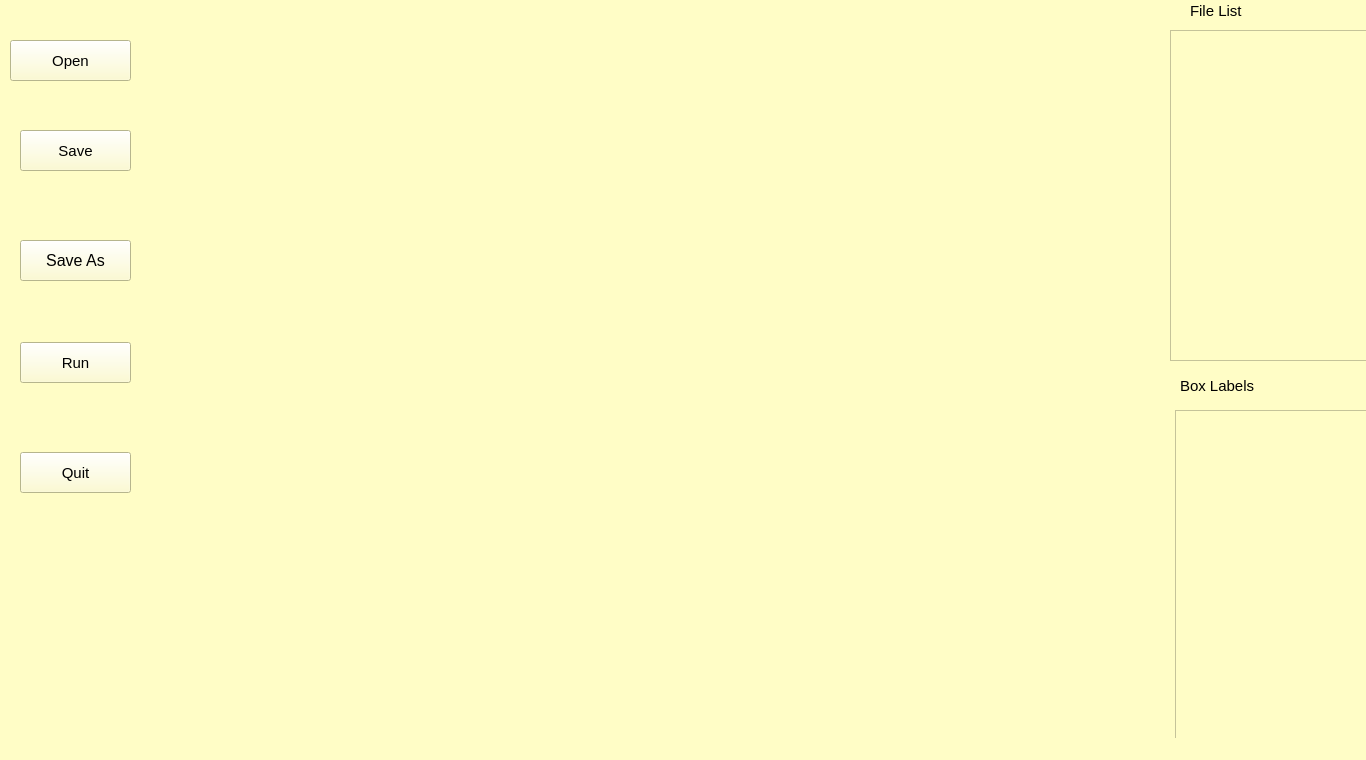
<?xml version="1.0" encoding="UTF-8"?>
<ui version="4.0">
 <class>MainWindow</class>
 <widget class="QMainWindow" name="MainWindow">
  <property name="geometry">
   <rect>
    <x>0</x>
    <y>0</y>
    <width>1366</width>
    <height>760</height>
   </rect>
  </property>
  <property name="windowTitle">
   <string>Scandat Studio</string>
  </property>
  <property name="windowIcon">
   <iconset>
    <normaloff>../../logo.png</normaloff>../../logo.png</iconset>
  </property>
  <property name="autoFillBackground">
   <bool>false</bool>
  </property>
  <property name="styleSheet">
   <string notr="true">background-color: rgb(255, 253, 198);</string>
  </property>
  <widget class="QWidget" name="centralwidget">
   <widget class="QListWidget" name="listWidget">
    <property name="geometry">
     <rect>
      <x>1170</x>
      <y>30</y>
      <width>201</width>
      <height>331</height>
     </rect>
    </property>
   </widget>
   <widget class="QLabel" name="label_list">
    <property name="geometry">
     <rect>
      <x>1190</x>
      <y>0</y>
      <width>101</width>
      <height>21</height>
     </rect>
    </property>
    <property name="font">
     <font>
      <pointsize>11</pointsize>
     </font>
    </property>
    <property name="text">
     <string>File List</string>
    </property>
   </widget>
   <widget class="QListWidget" name="listWidget_2">
    <property name="geometry">
     <rect>
      <x>1175</x>
      <y>410</y>
      <width>201</width>
      <height>341</height>
     </rect>
    </property>
   </widget>
   <widget class="QLabel" name="label">
    <property name="geometry">
     <rect>
      <x>1180</x>
      <y>370</y>
      <width>101</width>
      <height>31</height>
     </rect>
    </property>
    <property name="font">
     <font>
      <pointsize>11</pointsize>
     </font>
    </property>
    <property name="text">
     <string>Box Labels</string>
    </property>
   </widget>
   <widget class="QPushButton" name="pushButton">
    <property name="geometry">
     <rect>
      <x>10</x>
      <y>40</y>
      <width>121</width>
      <height>41</height>
     </rect>
    </property>
    <property name="font">
     <font>
      <pointsize>11</pointsize>
     </font>
    </property>
    <property name="text">
     <string>Open</string>
    </property>
   </widget>
   <widget class="QPushButton" name="pushButton_2">
    <property name="geometry">
     <rect>
      <x>20</x>
      <y>130</y>
      <width>111</width>
      <height>41</height>
     </rect>
    </property>
    <property name="font">
     <font>
      <pointsize>11</pointsize>
     </font>
    </property>
    <property name="text">
     <string>Save</string>
    </property>
   </widget>
   <widget class="QPushButton" name="pushButton_3">
    <property name="geometry">
     <rect>
      <x>20</x>
      <y>240</y>
      <width>111</width>
      <height>41</height>
     </rect>
    </property>
    <property name="font">
     <font>
      <pointsize>12</pointsize>
     </font>
    </property>
    <property name="text">
     <string>Save As</string>
    </property>
   </widget>
   <widget class="QPushButton" name="pushButton_4">
    <property name="geometry">
     <rect>
      <x>20</x>
      <y>342</y>
      <width>111</width>
      <height>41</height>
     </rect>
    </property>
    <property name="font">
     <font>
      <pointsize>11</pointsize>
     </font>
    </property>
    <property name="text">
     <string>Run</string>
    </property>
   </widget>
   <widget class="QPushButton" name="pushButton_5">
    <property name="geometry">
     <rect>
      <x>20</x>
      <y>452</y>
      <width>111</width>
      <height>41</height>
     </rect>
    </property>
    <property name="font">
     <font>
      <pointsize>11</pointsize>
     </font>
    </property>
    <property name="text">
     <string>Quit</string>
    </property>
   </widget>
  </widget>
  <widget class="QStatusBar" name="statusbar"/>
 </widget>
 <resources/>
 <connections/>
</ui>
